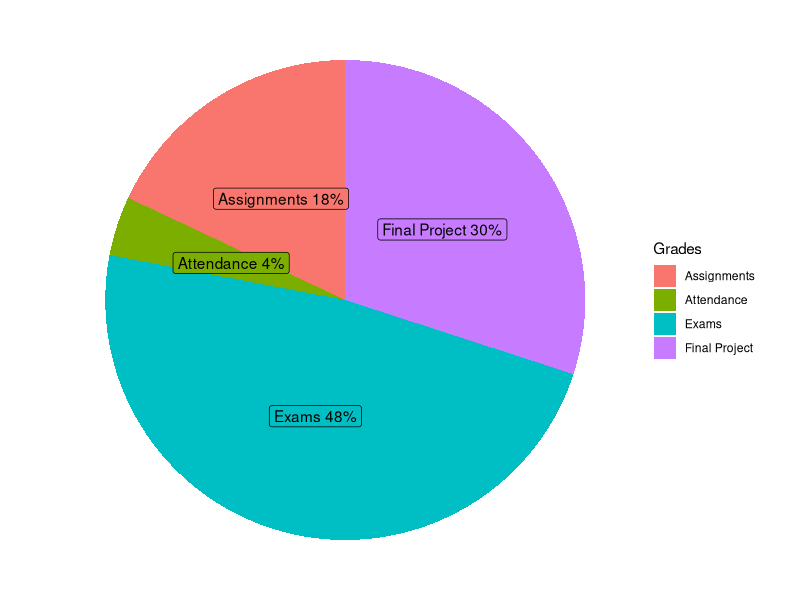
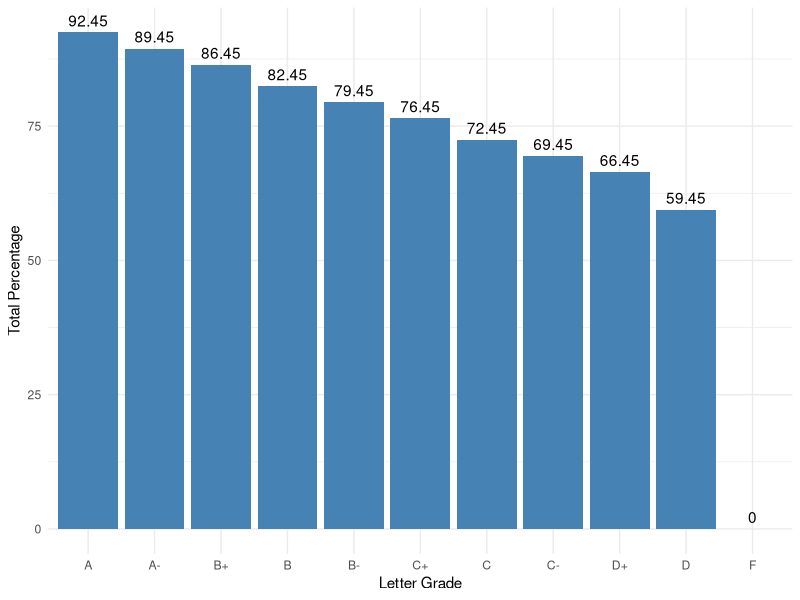

Generate these figures, in order, with R:
## ---- chunk 1
knitr::opts_chunk$set(echo = FALSE, warning = FALSE, message = FALSE)
## ---- chunk 2
# install.packages("ggplot2")
library(ggplot2)
library(dplyr)
# Variables

Percentage = c(.3,.48, .18, .04)
Grades = c('Final Project','Exams','Assignments','Attendance')
label2 = paste0(Grades, " ", Percentage*100, "%")
df = data.frame(Grades = Grades, Percentage = Percentage, labels = label2)

ggplot(df, aes(x = "", y = Percentage, fill = Grades)) +
  geom_col() +
  geom_label(aes(label = labels),
             position = position_stack(vjust = 0.5),
             show.legend = FALSE) +
  labs(x='')+
  coord_polar(theta = "y")+
  theme_void()
## ---- chunk 3
library(ggplot2)
library(forcats)

# Basic barplot

Grades           = c("A","A-","B+","B","B-","C+","C","C-","D+","D", "F")
Total_Percentage = c(92.45, 89.45, 86.45, 82.45 ,79.45, 76.45, 72.45, 69.45, 66.45, 59.45, 0)
df = data.frame(Grades = Grades, Total_Percentage = Total_Percentage)


p<-ggplot(data=df, aes(x= fct_rev(fct_reorder(Grades, Total_Percentage)), y=Total_Percentage)) +
  geom_col(fill="steelblue")+
  labs(y = 'Total Percentage', x ='Letter Grade')+
  geom_text(aes(label = Total_Percentage), vjust = -0.5)+
  theme_minimal()
p

